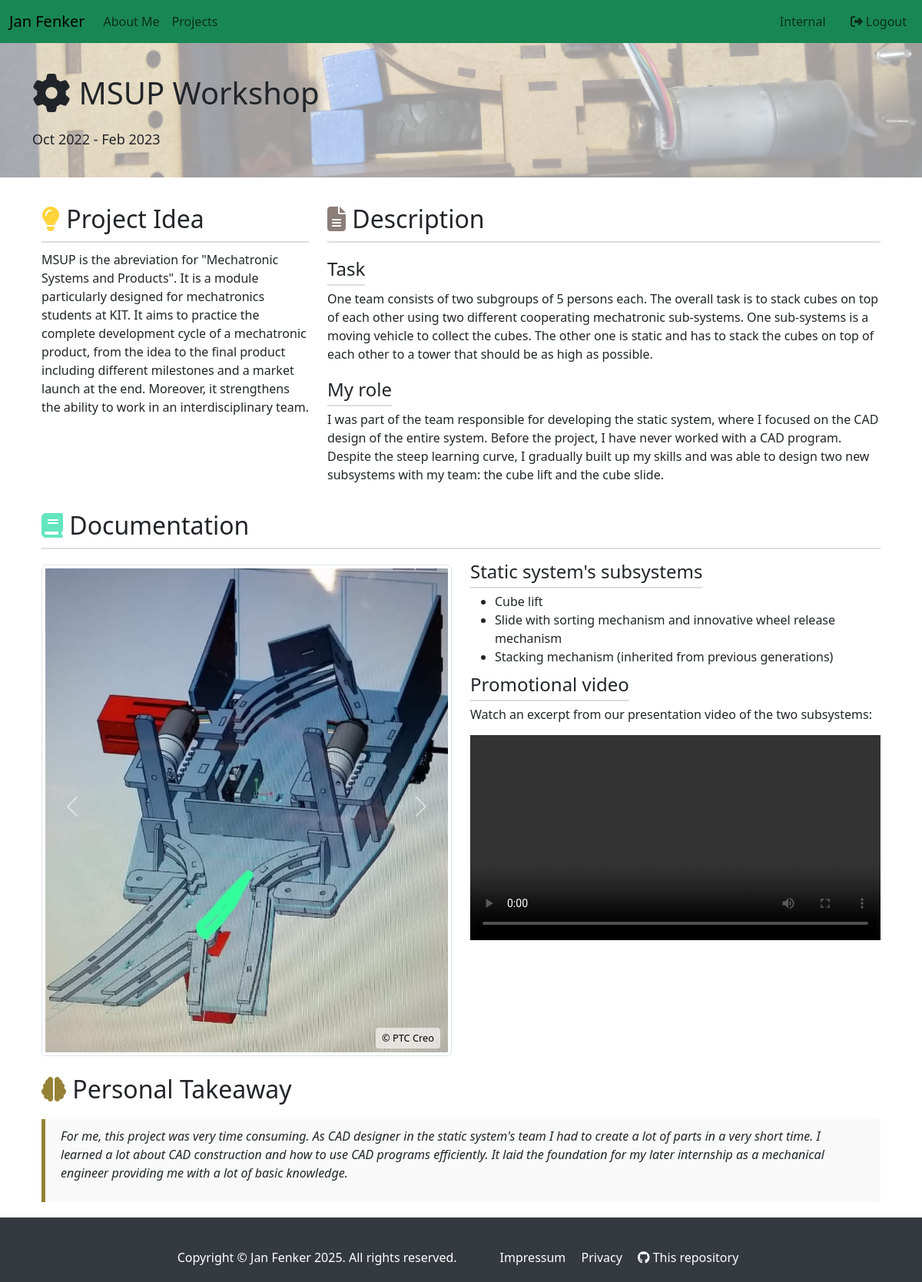
/projects/msup (signed in), run on the app's committed database.
### app/models.py (models this page shows, shortened)
class Project(db.Model):
    __tablename__ = 'project'
    id = db.Column(db.Integer, primary_key=True)
    title = db.Column(db.String(128), index=True, unique=True)
    title_brief = db.Column(db.String(64))
    period = db.Column(db.String(64), nullable=True)
    main_image_id = db.Column(db.Integer, db.ForeignKey('gallery.id'))
    bg_image = db.Column(db.String(64), nullable=True)
    description = db.Column(db.String(256))
    link = db.Column(db.String(64), nullable=True)
    link_ext = db.Column(db.String(128), nullable=True)
    gallery = db.relationship('Gallery', backref='project', lazy='joined', foreign_keys='Gallery.project_id')

class Gallery(db.Model):
    __tablename__ = 'gallery'
    id = db.Column(db.Integer, primary_key=True)
    project_id = db.Column(db.Integer, db.ForeignKey('project.id'), nullable=True)
    src = db.Column(db.String(64), index=True, unique=True)
    alt = db.Column(db.String(64))
    cc = db.Column(db.String(128), nullable=True)
    cc_author = db.Column(db.String(64), nullable=True)

### app/views.py (the view)
@app.route('/projects/<link>')
def project(link):
    project_db = models.Project.query.filter_by(link=link).one()
    return render_template('projects/' + project_db.link + '.html', title=project_db.title_brief,
                           project=project_db)

### app/models.py (called while the page is built)
    @login.user_loader
    def load_user(id):
        return db.session.get(User, int(id))

### app/templates/projects/msup.html (shortened to what this page needs)
{% extends "project.html" %}
{% block project_idea %}
MSUP is the abreviation for "Mechatronic Systems and Products". It is a module particularly designed
for mechatronics students at KIT. It aims to practice the complete development cycle of a mechatronic
product, from the idea to the final product including different milestones and a market launch at the end.
Moreover, it strengthens the ability to work in an interdisciplinary team.
{% endblock %}
{% block description %}
<h4>Task</h4>
<p>One team consists of two subgroups of 5 persons each. The overall task is to stack cubes on top of each other
    using two different cooperating mechatronic sub-systems. One sub-systems is a moving vehicle to collect the
    cubes.
    The other one is static and has to stack the cubes on top of each other to a tower that should be as high as
    possible.
</p>
<h4>My role</h4>
<p>
    I was part of the team responsible for developing the static system, where I focused on the CAD design of the
    entire system. Before the project, I have never worked with a CAD program. Despite the steep learning curve,
    I gradually built up my skills and was able to design two new subsystems with my team: the cube lift and the
    cube slide.
</p>
{% endblock %}
{% block docu %}
<div class="row mb-4">
    <div class="col-md-6">
        <div id="carouselExample" class="carousel slide" data-bs-ride="carousel">
            <div class="carousel-inner">
                {% for img in project.gallery %}
                <div class="carousel-item {% if loop.first %}active{% endif %} position-relative">
                    <img src="{{ url_for('static', filename=img.src) }}"
                         class="d-block w-100 img-thumbnail"
                         alt={{ img.alt }}>
                    {% if img.cc %}
                    <a href="{{ img.cc }}" target="_blank" class="copyright-badge">
                        &copy; {{ img.cc_author }}
                    </a>
                    {% endif %}
                </div>
                {% endfor %}
            </div>
            <button class="carousel-control-prev" type="button" data-bs-target="#carouselExample"
                    data-bs-slide="prev">
                <span class="carousel-control-prev-icon"></span>
            </button>
            <button class="carousel-control-next" type="button" data-bs-target="#carouselExample"
                    data-bs-slide="next">
                <span class="carousel-control-next-icon" aria-hidden="true"></span>
            </button>
        </div>
    </div>
    <div class="col-md-6">
        <h4>Static system's subsystems</h4>
        <ul>
            <li>Cube lift</li>
            <li>Slide with sorting mechanism and innovative wheel release mechanism</li>
            <li>Stacking mechanism (inherited from previous generations)</li>
        </ul>
        <h4>Promotional video</h4>
        <p>Watch an excerpt from our presentation video of the two subsystems:</p>
        <div class="embed-responsive embed-responsive-16by9">
            <video class="embed-responsive-item w-100" controls>
                <source src="{{ url_for('static', filename='img/msup/promo_vid.mp4') }}"
                        type="video/mp4"/>
            </video>
        </div>
    </div>
</div>
{% endblock %}
{% block takeaway %}
<p>
    For me, this project was very time consuming. As CAD designer in the static system's team I had to create a lot
    of parts in a very short time. I learned a lot about CAD construction and how to use CAD programs efficiently.
    It laid the foundation for my later internship as a mechanical engineer providing me with a lot of basic knowledge.
</p>
{% endblock %}

### app/templates/project.html (shortened to what this page needs)
{% extends "base.html" %}
{% block banner %}
<div {% if project.bg_image and (project.bg_image | length> 0) %} class="bg_banner" {% endif %}>
    <div class="container">
        <h1>
            <i class="fa-solid fa-gear fa-spin fa-lg"></i>
            {{ project.title }}
        </h1>
        <p style="font-size: 18px; margin-top: 1.2em;">
            {{ project.period }}
        </p>
    </div>
</div>
{% endblock %}
{% block content %}
<div class="container">
    <div class="row">
        <div class="col-md-4">
            <div class="project-section">
                <h2>
                    <i class="fa-solid fa-lightbulb fa-fade" style="color: #FFD43B;"></i>
                    Project Idea
                </h2>
                <p>
                    {% block project_idea %}{% endblock %}
                </p>
            </div>
        </div>
        <div class="col-md-8">
            <div class="project-section">
                <h2>
                    <i class="fa-solid fa-file-alt" style="color: #8c7e79;"></i>
                    Description
                </h2>
                    {% block description %}{% endblock %}
            </div>
        </div>
    </div>
    <div class="project-section">
        <h2>
            <i class="fa-solid fa-book" style="color: #63E6BE;"></i>
            Documentation
        </h2>
        {% block docu %}{% endblock %}
    </div>
    <div class="takeaway-section">
        <h2>
            <i class="fa-solid fa-brain fa-bounce" style="color: #958235;"></i>
            Personal Takeaway
        </h2>
        <blockquote class="takeaway-blockquote">
            {% block takeaway %}{% endblock %}
        </blockquote>
    </div>
</div>
{% endblock %}

### data on the page
Project: title "MSUP Workshop", period "Oct 2022 - Feb 2023"
Gallery: src (picture), cc_author "PTC Creo"
